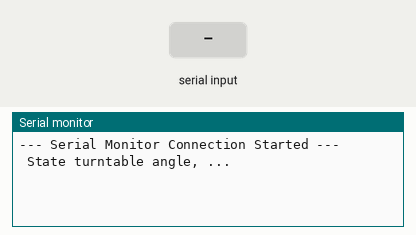
This sketch was run on a simulated Arduino Uno, built with avr-gcc and run on an emulated ATmega328P. On the bench: the last lines printed to the serial monitor. Inputs (shaded band) come from the test bench.

Above: at 1.2 s.
1.3 s: "90,45\n" received over Serial
At 1.78 s:
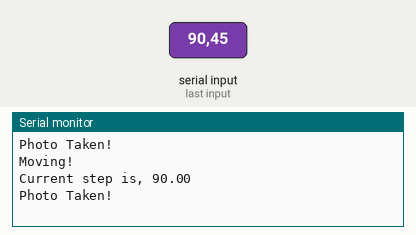
2.8 s: "5\n" received over Serial
At 3.6 s:
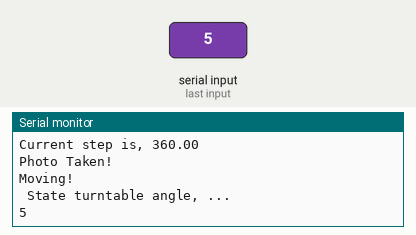
Timing chart, 0 to 5.8 s (numbered marks = the images above; inputs shaded):
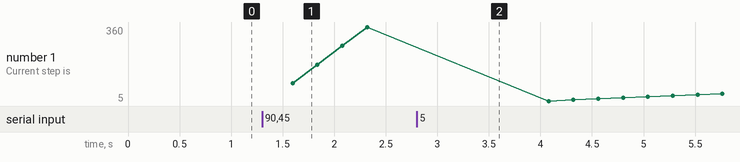

The sketch:

Serial_Turntable_Input.ino
```cpp
/*
 * Rotational movement Standard code
 *
 * Small Object Scanner
 *
 */


void setup() {
  Serial.begin(9600);
  Serial.println("--- Serial Monitor Connection Started ---");
}

void loop() {

  recieveAngle();

}

void recieveAngle(){

  int angleDegree;  //creates int for storing the returned user inputted number via serial

  Serial.println(" State turntable angle, ... ");
  while (Serial.available() == 0){}
  delay(10);
  angleDegree = readSerial(); //stores incoming number
  Serial.print(" Selected Turntable Angle is, ");
  Serial.println(angleDegree);

  turntableExecute(angleDegree);    //calls turntableExecute, passing angleDegree


}

void turntableExecute(int angleDegree){

 float rotationStep = 360/angleDegree;
 float rotationCurrent = 0;

 Serial.print("angleDegree is ");
 Serial.println(angleDegree);

 Serial.print("Executing turntable motion, ");
 //Serial.println(rotationStep);

  for (float i = 0; i <= rotationStep; i++)
    {
    Serial.print("Current step is, ");
    Serial.println(rotationCurrent);
    delay(10);
    rotationCurrent = rotationCurrent + angleDegree;
    delay(10);
    takePhoto();
    delay(10);
    motion();
    delay(10);
  }
}

int readSerial(){
  int i =Serial.parseInt();
  if(i<1)
  {
    return;
  }
  Serial.println(i);
  Serial.parseInt();
  return i;
}

void motion()
{
  delay(100);
  Serial.println("Moving!");
}

void takePhoto() {

    Serial.println("Photo Taken!");
//    digitalWrite(FOCUS_PIN, LOW);
//    delay(1500);
//    digitalWrite(SHUTTER_PIN, LOW);
    delay(100);
//    digitalWrite(FOCUS_PIN, HIGH);
//    digitalWrite(SHUTTER_PIN, HIGH);

}
```

Measured:
- after the input at 1.3 s, the serial monitor: prints a new line at once (image 1)
- after the input at 2.8 s, the serial monitor: prints a new line at once (image 2)
- plotted number 1: 360 → 160 after the input at 2.8 s
